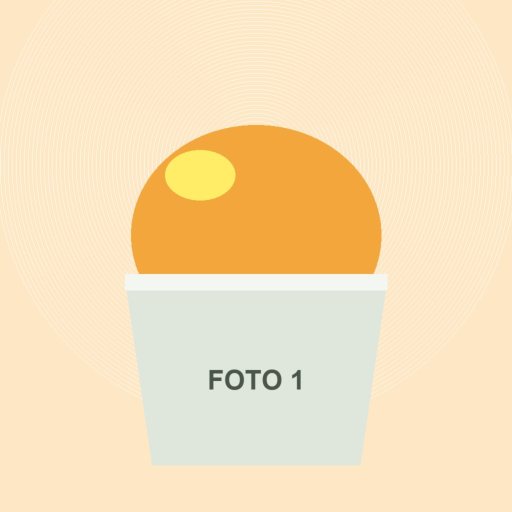
#> input picture plugins/video-pantalla/skills/animacion-html-deterministica/plantilla/assets/fotos/demo-1.jpg, 1024 x 1024 px, given in place of p15_094.png, which was not available (shown at 1/2 size)
$ python prep.py
#> lines starting #> are read from the running program, lines starting #| are printed output that depends on the picture; after the words box and inside, x2 and y2 are one past the last pixel; in counts of white or black regions, pixels touching at a corner belong together; pictures that were not available may be replaced by others from this repository, and a replacement may not be noted
#!/usr/bin/env python3
"""Activos del video de La Casa del Retablo, desde el catálogo 2025 (PDF) y las fotos de la casa.

    python3 prep.py <carpeta-catalogo-extraido> <carpeta-fotos>

- Recortes del catálogo (imagen + máscara suave del PDF, ya combinadas en <catalogo>/rgba/): se limpia
  la sombra que traen pegada (alfa bajo), se corrige la marca de agua de celular de algunas fotos, se
  «sangra» el color hacia lo transparente (sin halos al ampliar) y se amplían para 4K (Lanczos + nitidez).
- Retablos: se buscan las bisagras (las rendijas entre puertas y caja) para armarlos en 3D.
- Decoración: toritos, jarrones y gallinas se separan uno por uno; los espejos llevan la máscara del vidrio.
- Fotos de la casa: a 4096 px, con la máscara del sujeto (Vision) para el paralaje.
- Logo: vectorizado por color con potrace (letras y techo, pétalos rojos, verdes, disco naranja).
Escribe assets/prod, assets/sombra, assets/fotos, assets/datos.js y assets/logo.js.
"""
import json
import os
import re
import subprocess
import sys

import numpy as np
from PIL import Image, ImageFilter
from scipy import ndimage

AQUI = os.path.dirname(os.path.abspath(__file__))
CAT = sys.argv[1] if len(sys.argv) > 1 else os.path.join(AQUI, '..', 'catalogo')
FOTOS = sys.argv[2] if len(sys.argv) > 2 else os.path.expanduser('~/Downloads/Casa del Retablo')
OUT = os.path.join(AQUI, 'assets')
for d in ('prod', 'sombra', 'fotos'):
    os.makedirs(os.path.join(OUT, d), exist_ok=True)

# ───────────── tamaños y precios (catálogo 2025) ─────────────
TIERS = {
    't100': dict(medida='19 × 20 cm', alto=19, ancho=20, precio=100),
    't160': dict(medida='15 × 30 cm', alto=15, ancho=30, fondo=7, precio=160),
    't200': dict(medida='22 × 32 cm', alto=22, ancho=32, precio=200),
    't200b': dict(medida='26 × 32 cm', alto=26, ancho=32, precio=200),
    't250': dict(medida='27 × 36 cm', alto=27, ancho=36, precio=250),
    't500': dict(medida='37 × 48 cm', alto=37, ancho=48, precio=500),
    't500n': dict(medida='35 × 48 cm', alto=35, ancho=48, precio=500),
    't700': dict(medida='32 × 45 cm', alto=45, ancho=32, precio=700),
    't750': dict(medida='50 × 40 cm', alto=50, ancho=40, precio=750),
    't1300': dict(medida='50 × 66 cm', alto=50, ancho=66, precio=1300),
    't500w': dict(medida='30 × 60 cm', alto=30, ancho=60, precio=500),
    't60': dict(medida='16 cm', alto=16, ancho=24, precio=60),
    't180': dict(medida='26 × 40 cm', alto=26, ancho=40, precio=180),
}

# slug: (imagen del catálogo, nombre, tier, tipo, marca de agua)
R = 'retablo'
PRODUCTOS = {
    # 19 × 20 · S/ 100
    'carnaval-huam-100': ('p15_094', 'Carnaval huamanguino', 't100', R),
    'sombreros-huam-100': ('p15_096', 'Taller de sombreros', 't100', R),
    'cosecha-100': ('p16_100', 'Cosecha de maíz', 't100', R),
    'sombreros-rurales-100': ('p16_102', 'Sombreros rurales', 't100', R),
    'panaderia-100': ('p17_106', 'Panadería ayacuchana', 't100', R),
    'danzante-100': ('p17_108', 'Danzante de tijeras', 't100', R),
    'instrumentos-100': ('p19_124', 'Taller de instrumentos', 't100', R),
    'flores-100': ('p19_126', 'Venta de flores', 't100', R),
    'corazones-100': ('p20_132', 'Venta de corazones', 't100', R),
    # 15 × 30 · S/ 160
    'nacimiento-160': ('p03_018', 'Nacimiento andino', 't160', R),
    'gastronomia-160': ('p03_020', 'Gastronomía', 't160', R),
    'nac-cusqueno-160': ('p04_024', 'Nacimiento cusqueño', 't160', R),
    'chumbivilcas-160': ('p04_026', 'Chumbivilcas', 't160', R),
    'huaylash-160': ('p05_030', 'Huaylash', 't160', R),
    'techado-160': ('p05_032', 'Techado de casa', 't160', R),
    'sombreros-rurales-160': ('p06_036', 'Sombreros rurales', 't160', R),
    'yawar-chumbi-160': ('p06_038', 'Yawar Fiesta', 't160', R),
    'mascaras-160': ('p07_042', 'Taller de máscaras', 't160', R),
    'danzante-160': ('p07_044', 'Danzante de tijeras', 't160', R),
    'panaderia-cusco-160': ('p08_048', 'Panadería cusqueña', 't160', R),
    'panaderia-160': ('p08_050', 'Panadería ayacuchana', 't160', R),
    'marinera-160': ('p09_054', 'Marinera', 't160', R),
    'valicha-160': ('p09_056', 'Danza Valicha', 't160', R),
    'corazones-160': ('p10_060', 'Taller de corazones', 't160', R),
    'carnaval-rural-160': ('p10_062', 'Carnaval rural', 't160', R),
    'sombreros-huam-160': ('p11_066', 'Sombreros huamanguinos', 't160', R),
    'yawar-160': ('p11_068', 'Yawar Fiesta', 't160', R),
    'instrumentos-160': ('p12_072', 'Taller de instrumentos', 't160', R),
    'chullos-160': ('p12_074', 'Taller de chullos', 't160', R),
    'selva-160': ('p13_078', 'Danza de la selva', 't160', R),
    # 22 × 32 · S/ 200
    'danzante-200': ('p21_137', 'Danzante de tijeras', 't200', R, True),
    'nacimiento-200': ('p21_139', 'Nacimiento andino', 't200', R),
    'sombrero-rural-200': ('p22_142', 'Sombrero rural', 't200', R),
    'cosecha-200': ('p22_144', 'Cosecha de maíz', 't200', R),
    'semana-santa-200': ('p23_148', 'Semana Santa', 't200', R),
    'corazones-200': ('p23_150', 'Taller de corazones', 't200', R),
    'sombreros-huam-200': ('p24_158', 'Sombreros huamanguinos', 't200', R),
    # 26 × 32 · S/ 200
    'jarana-200b': ('p26_167', 'Jarana', 't200b', R),
    'nacimiento-200b': ('p26_169', 'Nacimiento andino', 't200b', R),
    'cosecha-200b': ('p27_173', 'Cosecha de maíz', 't200b', R, True),
    'marinera-200b': ('p27_175', 'Marinera norteña', 't200b', R),
    'mascaras-200b': ('p28_179', 'Taller de máscaras', 't200b', R),
    # 27 × 36 · S/ 250
    'instrumentos-250': ('p30_197', 'Taller de instrumentos', 't250', R, True),
    'nacimiento-250': ('p31_201', 'Nacimiento andino', 't250', R, True),
    'valicha-250': ('p32_203', 'Valicha cusqueña', 't250', R, True),
    'carnaval-rural-250': ('p33_206', 'Carnaval rural', 't250', R, True),
    'mascaras-250': ('p34_209', 'Taller de máscaras', 't250', R),
    'sombreros-250': ('p35_212', 'Sombreros huamanguinos', 't250', R),
    'semana-santa-250': ('p36_215', 'Semana Santa', 't250', R),
    'carnaval-huam-250': ('p37_218', 'Carnaval huamanguino', 't250', R),
    # 37 × 48 · S/ 500 (dos pisos)
    'nac-danzante-500': ('p38_221', 'Nacimiento y danzante de tijeras', 't500', R),
    'nac-jarana-500': ('p39_225', 'Nacimiento y jarana', 't500', R),
    'nacimiento-500': ('p42_241', 'Nacimiento andino', 't500n', R),
    # grandes
    'nacimiento-700': ('p43_244', 'Nacimiento andino', 't700', 'plano'),
    'espejo-750': ('p44_247', 'Espejo retablo', 't750', 'espejo'),
    'nac-carnaval-1300': ('p45_249', 'Nacimiento y carnaval huamanguino', 't1300', R),
    'nac-techado-1300': ('p46_255', 'Nacimiento y techado de casa', 't1300', R),
    'floreria-500': ('p48_266', 'Florería', 't500w', R),
    'panaderia-andina-500': ('p48_268', 'Panadería andina', 't500w', R),
    'nacimiento-60': ('p47_257', 'Nacimiento mini', 't60', R),
    'nacimiento-180': ('p47_259', 'Nacimiento andino', 't180', R),
    'personalizado': ('p57_369', 'Retablo personalizado', None, 'tarjeta'),
}
# decoración: (imagen, nombres por pieza de izquierda a derecha, precios, tipo)
DECOR = {
    'toritos': ('p50_282', ['Torito de Pucará'] * 4, [100, 55, 35, 75]),
    'jarrones': ('p50_280', ['Jarrón decorativo'] * 2, [60, 60]),
    'gallinas': ('p50_284', ['Gallina decorativa'] * 2, [100, 100]),
    'macetero': ('p50_286', ['Macetero decorativo'], [60]),
}
ESPEJOS = ['p51_289', 'p51_291', 'p51_293', 'p51_295', 'p51_297']
ANGELES = ['p52_299', 'p52_301', 'p52_303', 'p52_305', 'p52_307', 'p52_309', 'p52_311', 'p52_313', 'p52_315']


# ───────────── utilidades de imagen ─────────────
def cargar(nombre):
    return np.asarray(Image.open(os.path.join(CAT, 'rgba', nombre + '.png')).convert('RGBA')).astype(np.float32) / 255


def limpiar_alfa(a, umbral_obj=0.75, min_frac=0.01):
    """Quita la sombra suave pegada (alfa bajo) y las motas sueltas; conserva el borde suave del objeto."""
    obj = a > umbral_obj
    lab, n = ndimage.label(obj)
    if n == 0:
        return a
    areas = ndimage.sum(obj, lab, range(1, n + 1))
    keep = np.isin(lab, 1 + np.where(areas >= areas.max() * min_frac)[0])
    zona = ndimage.binary_dilation(keep, iterations=3)
    return np.clip((a - 0.5) / 0.4, 0, 1) * zona


def sangrar(rgb, a):
    """El color de lo opaco se extiende a lo transparente (sin halos oscuros al filtrar)."""
    lleno = a > 0.5
    if lleno.all():
        return rgb
    _, (iy, ix) = ndimage.distance_transform_edt(~lleno, return_indices=True)
    return rgb[iy, ix]


def recortar(rgba, pad_frac=0.03):
    a = rgba[..., 3]
    ys, xs = np.where(a > 0.02)
    y0, y1, x0, x1 = ys.min(), ys.max() + 1, xs.min(), xs.max() + 1
    h, w = y1 - y0, x1 - x0
    p = int(round(max(h, w) * pad_frac))
    out = np.zeros((h + 2 * p, w + 2 * p, 4), np.float32)
    out[p:p + h, p:p + w] = rgba[y0:y1, x0:x1]
    return out, p


def ampliar(rgba, lado_max, nitidez=True):
    h, w = rgba.shape[:2]
    f = lado_max / max(h, w)
    rgb = sangrar(rgba[..., :3], rgba[..., 3])
    im = Image.fromarray((np.dstack([rgb, rgba[..., 3]]) * 255 + 0.5).clip(0, 255).astype(np.uint8), 'RGBA')
    if abs(f - 1) > 0.02:
        im = im.resize((round(w * f), round(h * f)), Image.LANCZOS)
    if nitidez and f > 1.05:
        rgbI = im.convert('RGB').filter(ImageFilter.UnsharpMask(radius=1.2 * f, percent=55, threshold=2))
        al = im.getchannel('A')
        im = Image.merge('RGBA', (*rgbI.split(), al))
    return im, f


def guardar_sombra(im, slug):
    a = np.asarray(im.getchannel('A')).astype(np.float32) / 255
    k = 512 / max(a.shape)
    small = np.asarray(Image.fromarray((a * 255).astype(np.uint8)).resize((max(1, round(a.shape[1] * k)), max(1, round(a.shape[0] * k))), Image.LANCZOS)).astype(np.float32) / 255
    s = ndimage.gaussian_filter(small, sigma=max(small.shape) * 0.022)
    Image.fromarray((s * 255).clip(0, 255).astype(np.uint8), 'L').save(os.path.join(OUT, 'sombra', slug + '.png'))


# [33 lines left out: function quitar_marca, not called in this run]


def bisagras(a, x_off=0):
    """Rendijas verticales entre puerta y caja: columnas con poca cobertura dentro del objeto."""
    m = a > 0.5
    cols = np.where(m.any(0))[0]
    x0, x1 = cols[0], cols[-1]
    cov = m.sum(0).astype(np.float32)
    ref = np.median(cov[x0:x1 + 1][cov[x0:x1 + 1] > 0])
    bajo = cov < 0.35 * ref
    bajo[:x0 + 3] = False
    bajo[x1 - 2:] = False
    lab, n = ndimage.label(bajo)
    cand = []
    for i in range(1, n + 1):
        xs = np.where(lab == i)[0]
        c = (xs[0] + xs[-1]) / 2
        cand.append((c, xs[0], xs[-1]))
    W = x1 - x0
    def mejor(obj):
        cs = [c for c in cand if abs((c[0] - x0) / W - obj) < 0.16]
        return min(cs, key=lambda c: abs((c[0] - x0) / W - obj)) if cs else None
    izq, der = mejor(0.25), mejor(0.75)
    if izq is None or der is None:
        # sin rendija: el salto del borde de arriba (la caja es más alta que las puertas)
        top = np.array([np.argmax(m[:, x]) if m[:, x].any() else m.shape[0] for x in range(m.shape[1])], np.float32)
        d = np.abs(np.diff(ndimage.median_filter(top, 5)))
        def salto(lo, hi):
            lo, hi = int(x0 + lo * W), int(x0 + hi * W)
            return lo + int(np.argmax(d[lo:hi]))
        izq = izq or (salto(0.12, 0.40),) * 3
        der = der or (salto(0.60, 0.88),) * 3
    return [float(izq[0]), float(der[0])], [x0, x1]


def caja_de(a):
    ys, xs = np.where(a > 0.5)
    return [int(xs.min()), int(ys.min()), int(xs.max()) + 1, int(ys.max()) + 1]


# ───────────── productos ─────────────
datos = {'productos': {}, 'tiers': TIERS, 'decor': {}, 'fotos': {},
         'negocio': {'nombre': 'Casa del Retablo', 'firma': 'De Silvestre Ataucusi', 'whatsapp': os.environ.get('WHATSAPP', '<whatsapp>'),
                     'web': os.environ.get('WEB', '<web>')}}

LADO = {R: 2400, 'plano': 2400, 'espejo': 2200}
for slug, spec in PRODUCTOS.items():
    img, nombre, tier, tipo = spec[:4]
    marca = len(spec) > 4 and spec[4]
    rgba = cargar(img)
    if tipo != 'tarjeta':
        rgba[..., 3] = limpiar_alfa(rgba[..., 3])
#> in limpiar_alfa, `lab, n = ndimage.label(obj)`: n = 1
#> in limpiar_alfa, `areas = ndimage.sum(obj, lab, range(1, n + 1))`: areas = [1048576]
    rgba, pad = recortar(rgba)
#> in recortar, `y0, y1, x0, x1 = ys.min(), ys.max() + 1, xs.min(), xs.max() + 1`: y0 = 0; y1 = 1024; x0 = 0; x1 = 1024
#> in recortar, `p = int(round(max(h, w) * pad_frac))`: p = 31
#> in recortar, `out[p:p + h, p:p + w] = rgba[y0:y1, x0:x1]`:
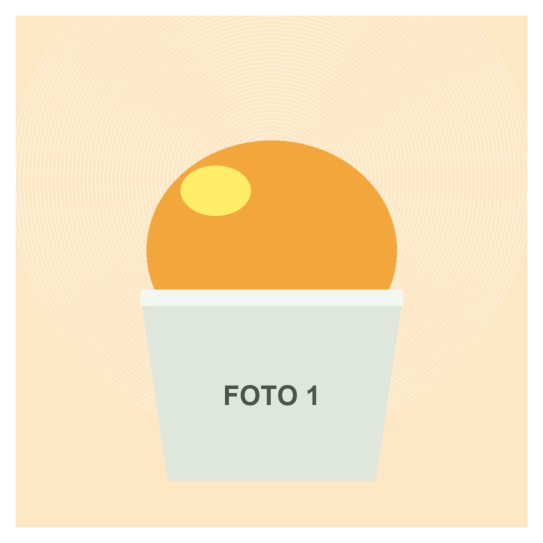
#> out: shape (1086, 1086, 4) float32 (shown at 1/2 size); mean R, G, B, A 0.86, 0.775, 0.653, 0.889; transparent parts drawn white
#> pad = 31
    if marca:
        rgba = quitar_marca(rgba)
    lado = LADO.get(tipo, 2400)
    src_max = max(rgba.shape[:2])
    im, f = ampliar(rgba, min(lado, src_max * 2.2))
#> in sangrar, `lleno = a > 0.5`:
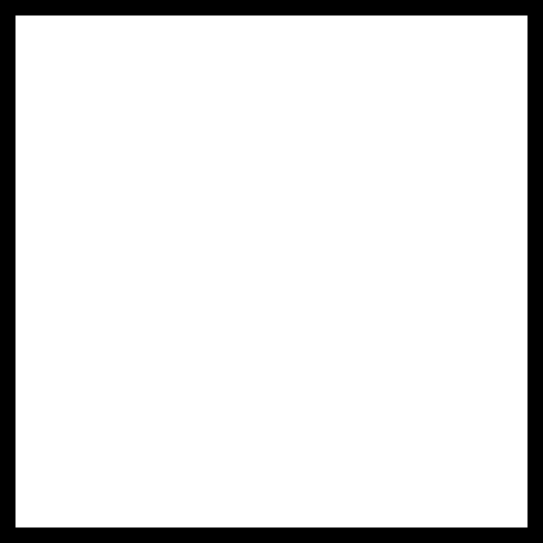
#> lleno: shape (1086, 1086) bool (shown at 1/2 size); 88.9% white; 1 black region, box (x1, y1, x2, y2) and area: (0, 0, 1086, 1086) 130820
#> in sangrar, `_, (iy, ix) = ndimage.distance_transform_edt(~lleno, return_indices=Tr..`:
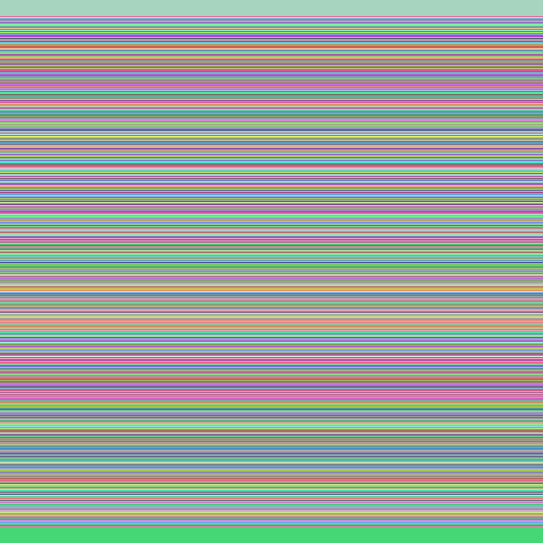
#> iy: shape (1086, 1086) int32 (shown at 1/2 size); 1024 distinct labels, from 31 to 1054; one colour per label, 0 black
#> in ampliar, `rgbI = im.convert('RGB').filter(ImageFilter.UnsharpMask(radius=1.2 * f..`:
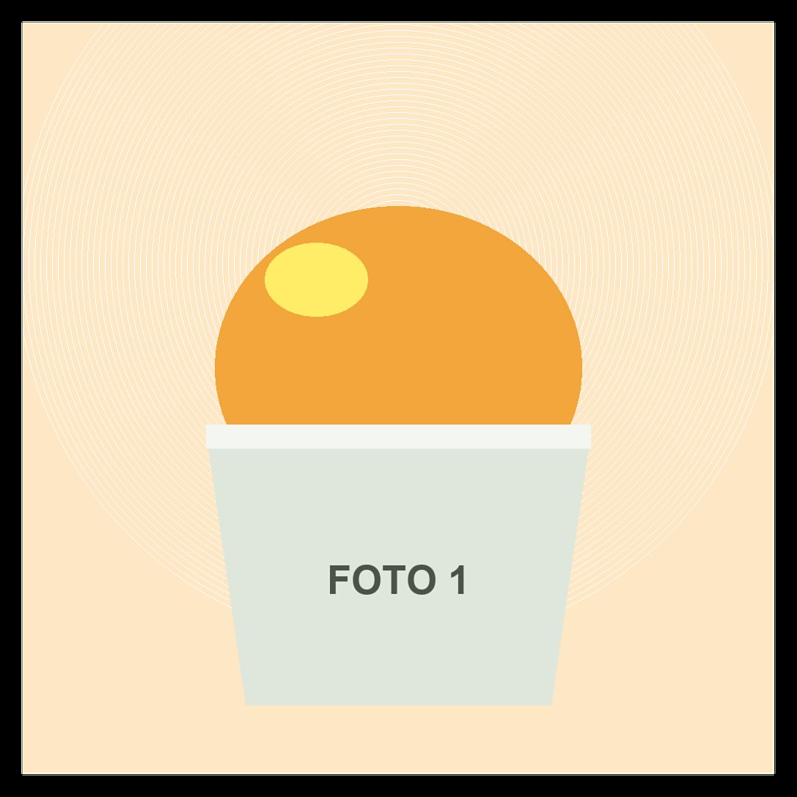
#> rgbI: PIL image 2389x2389 RGB (shown at 1/3 size); mean R, G, B 220.7, 201.5, 168.3
#> f = 2.2
    a = np.asarray(im.getchannel('A')).astype(np.float32) / 255
    info = {'nombre': nombre, 'tier': tier, 'tipo': tipo, 'src': f'assets/prod/{slug}.png', 'sombra': f'assets/sombra/{slug}.png',
            'w': im.width, 'h': im.height, 'caja': caja_de(a), 'escala': round(f, 3), 'fuente': img}
    if tier:
        info['precio'] = TIERS[tier]['precio']
        info['medida'] = TIERS[tier]['medida']
    c = info['caja']
#> c = [68, 68, 2321, 2321]
    info['apoyo'] = c[3]
    info['apoyoX'] = (c[0] + c[2]) / 2
    if tipo == R:
        bs, (x0, x1) = bisagras(a)
#> in bisagras, `cols = np.where(m.any(0))[0]`: cols = 2253 values from 68 to 2320
#> in bisagras, `x0, x1 = cols[0], cols[-1]`: x0 = 68; x1 = 2320
#> in bisagras, `cov = m.sum(0).astype(np.float32)`: cov = 2389 values, max 2253 at index 69, min 0 at index 0, mean 2124.7
#> in bisagras, `ref = np.median(cov[x0:x1 + 1][cov[x0:x1 + 1] > 0])`: ref = 2253
#> in bisagras, `lab, n = ndimage.label(bajo)`: lab = 2389 values from 0 to 0; n = 0
#> after the loop in bisagras, `for i in range(1, n + 1):`: cand = []
#> in bisagras, `W = x1 - x0`: W = 2252
#> in mejor, `cs = [c for c in cand if abs((c[0] - x0) / W - obj) < 0.16]`: cs = []
#> in bisagras, `top = np.array([np.argmax(m[:, x]) if m[:, x].any() else m.shape[0] fo..`: top = 2389 values, max 2389 at index 0, min 68 at index 69, mean 200.1
#> in bisagras, `d = np.abs(np.diff(ndimage.median_filter(top, 5)))`: d = 2388 values, max 2320 at index 67, min 0 at index 0, mean 1.94
#> in salto, `lo, hi = int(x0 + lo * W), int(x0 + hi * W)`: lo = 338; hi = 968
#> in bisagras, `izq = izq or (salto(0.12, 0.40),) * 3`: izq = (338, 338, 338)
#> in bisagras, `der = der or (salto(0.60, 0.88),) * 3`: der = (1419, 1419, 1419)
#> bs = [338, 1419]; x1 = 2320
        info['bisagras'] = [round(b, 1) for b in bs]
        # alto de la caja del centro (para la profundidad) y de cada puerta
        m = a > 0.5
        cen = m[:, int(bs[0]) + 2:int(bs[1]) - 1]
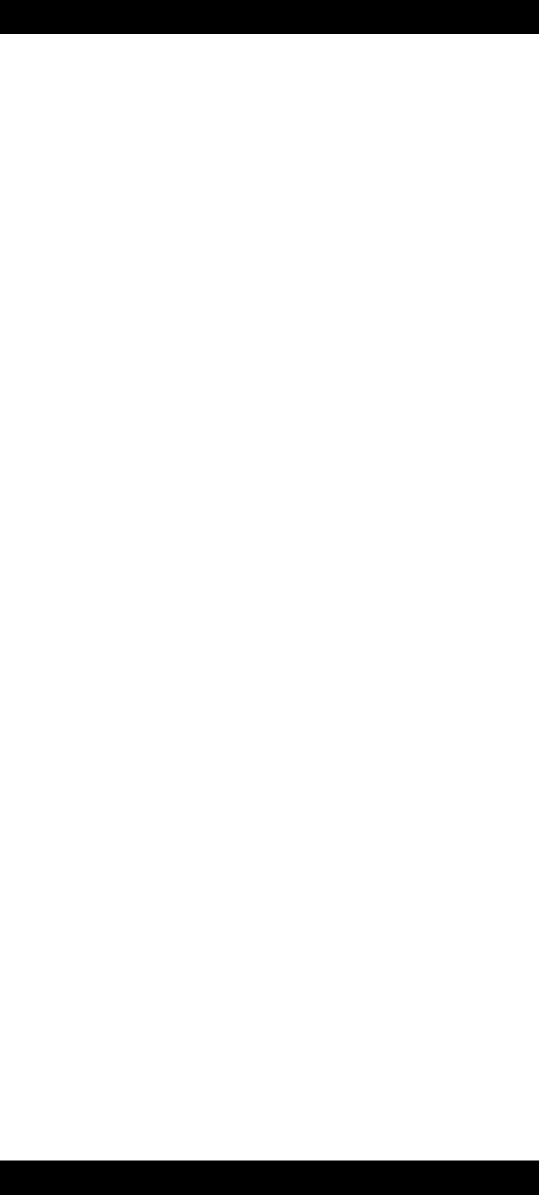
#> cen: shape (2389, 1078) bool (shown at 1/2 size); 94.3% white; 2 black regions, box (x1, y1, x2, y2) and area: (0, 0, 1078, 68) 73304, (0, 2321, 1078, 2389) 73304
        ys = np.where(cen.any(1))[0]
#> ys = 2253 values from 68 to 2320
        info['centro'] = [int(bs[0]), int(ys.min()), int(bs[1]), int(ys.max()) + 1]
        for lado_p, (u0, u1) in (('pIzq', (x0, int(bs[0]))), ('pDer', (int(bs[1]), x1 + 1))):
            sub = m[:, u0:u1]
            ys = np.where(sub.any(1))[0]
            info[lado_p] = [int(u0), int(ys.min()), int(u1), int(ys.max()) + 1]
#> this loop made 2 passes
#> (lado_p, u0, u1) on passes 1 to 2: ('pIzq', 68, 338), ('pDer', 1419, 2321)
#> pass 1, `sub = m[:, u0:u1]`:
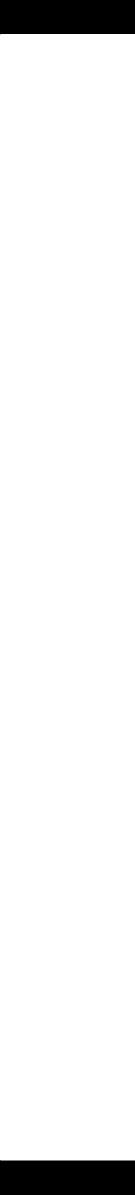
#> sub: shape (2389, 270) bool (shown at 1/2 size); 94.3% white; 2 black regions, box (x1, y1, x2, y2) and area: (0, 0, 270, 69) 18361, (0, 2320, 270, 2389) 18361
#> after the loop, info = 18 items
    im.save(os.path.join(OUT, 'prod', slug + '.png'), optimize=False, compress_level=3)
    guardar_sombra(im, slug)
#> in guardar_sombra, `s = ndimage.gaussian_filter(small, sigma=max(small.shape) * 0.022)`:
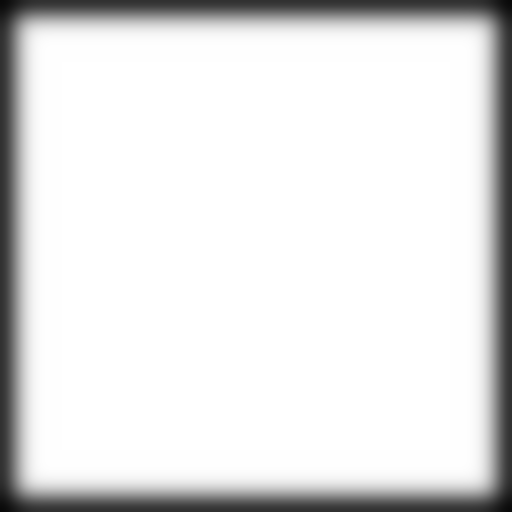
#> s: shape (512, 512) float32; min 0.0383, max 1, mean 0.889
    datos['productos'][slug] = info
    print(f"{slug:26s} {img} {im.width}x{im.height} ×{f:.2f}" + (f"  bisagras {info['bisagras']}" if 'bisagras' in info else '') + ('  [marca]' if marca else ''))
#| carnaval-huam-100          p15_094 2389x2389 ×2.20  bisagras [338.0, 1419.0]
#> (the run stopped early here; a loop or call above may not have finished)
